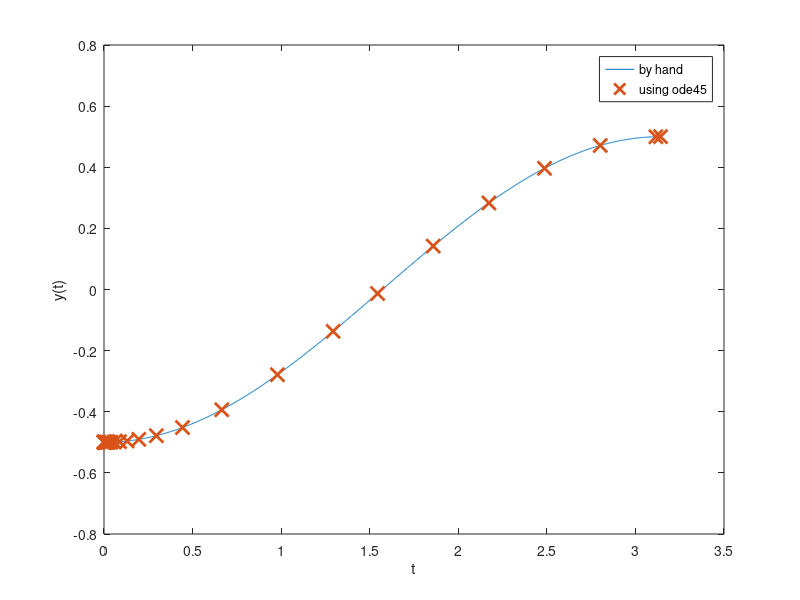

Recreate this plot in MATLAB. (Note: this script raises an error after producing the figure.)
%% Integrator Lab: Solving First Order ODEs in MATLAB and Picard Approximation
% This lab will teach you to numerically solve first order ODEs using a built 
% in MATLAB integrator, |ode45|.  |ode45| is a good, general purpose tool for 
% integrating first order equations (and first order systems). It is not always 
% the right algorithm, but it is usually the right algorithm to try first. This 
% lab will also teach you how to manipulate symbolic functions in MATLAB.
% 
% You will learn how to use the |ode45| routine, how to interpolate between 
% points, and how MATLAB handles data structures. You will also learn how to use 
% MATLAB for exact symbolic calculations and write your own Picard approximation 
% code.
% 
% Opening the m-file lab2.m in the MATLAB editor, step through each part using 
% cell mode to see the results. Compare the output with the PDF, which was generated 
% from this m-file.
% 
% There are eight exercises in this lab that are to be handed in at the end 
% of the lab. Write your solutions in the template, including appropriate descriptions 
% in each step. Save the .m file and submit it online using Quercus.
%% Student Information
% Student Name: Patricia Nadia Krisanti
% 
% Student Number: 1009669404
%% Set up an inline function representation of an ODE and solve it
% MATLAB has many built in routines for solving differential equations of the 
% form
% 
% |y' = f(t,y)|
% 
% We will solve them using |ode45|, a high precision integrator. To do this, 
% we will need to construct an inline function representation of |f|, an initial 
% condition, and specify how far we want MATLAB to integrate the problem. Once 
% we have set these, we pass the information to |ode45| to get the solution.
% 
% For a first example, we will solve the initial value problem
% 
% |y' = y, y(0) = 1|
% 
% which has as its answer |y = e^t|. 

% Set up the right hand side of the ODE as an inline function
f = @(t,y) y; 

% The initial conditions
t0 = 0;
y0 = 1;

% The time we will integrate until
t1 = 2

soln = ode45(f, [t0, t1], y0);
%% Examining the output
% When we execute the |ode45|, it returns a data structure, stored in soln. 
% We can see the pieces of the data structure with a display command:

disp(soln);
%% Understanding the components of the solution data structure
% The most important elements of the data structure are stored in the |x| and 
% |y| components of the structure; these are vectors. Vectors |x| and |y| contain 
% the points at which the numerical approximation to the initial vlaue problem 
% has been computed. In other words, |y(j)| is the approximate value of the solution 
% at |x(j)|.
% 
% *NOTE:* Even though we may be studying a problem like |u(t)| or |y(t)|, MATLAB 
% will always use |x| for the independent variable and |y| for the dependent variable 
% in the data structure.
% 
% Pieces of the data structure can be accessed using a period, as in C/C++ or 
% Java. See the examples below:

% Display the values of |t| at which |y(t)| is approximated
fprintf(' Vector of t values: ');
disp(soln.x);
% Display the the corresponding approximatations of |y(t)|
fprintf(' Vector of y values: ');
disp(soln.y);

% Display the approximation of the solution at the 3rd point:
fprintf(' Third element of the vector of t values: %g\n',soln.x(3));
fprintf(' Third element of the vector of y values: %g\n',soln.y(3));
%% Visualizing and comparing the solution
% We can now visualize the solution at the computed data points and compare 
% with the exact solution.

% Construct the exact solution
tt = linspace(0,2,50);
yy = exp(tt);

% Plot both on the same figure, plotting the approximation with x's
plot(tt, yy, soln.x, soln.y, 'x', 'MarkerSize',10, 'LineWidth', 2);
% NOTE: the MarkerSize and LineWidth are larger than their defaults of 6
% and 1, respectively.  This makes the print out more readable.

% Add a label to the axis and a legend
xlabel('t');
legend('Exact', 'Numerical','Location','Best');
%% Exercise 1
% Objective: Solve an initial value problem and plot both the numerical approximation 
% and the corresponding exact solution.
% 
% Details: Solve the IVP
% 
% |y' = y tan t + sin t, y(0) = -1/2|
% 
% from |t = 0| to |t = pi|.
% 
% Compute the exact solution (by hand), and plot both on the same figure for 
% comparison, as above.
% 
% Your submission should show the construction of the inline function, the use 
% of ode45 to obtain the solution, a construction of the exact solution, and a 
% plot showing both. In the comments, include the exact solution.
% 
% Label your axes and include a legend.

f = @(t,y) y*tan(t)+sin(t);
% The initial conditions
t0 = 0;
y0 = -1/2;

% The time we will integrate until
t1 = pi

sol = ode45(f, [t0, t1], y0);
%plot(sol.x,sol.y)

x=linspace(0,pi,1000)
y=-cos(x)/2
plot(x,y, sol.x, sol.y,'x', 'MarkerSize',10, 'LineWidth', 2 )
xlabel('t')
ylabel('y(t)')
legend('by hand', 'using ode45');
%% Computing an approximation at a specific point
% As you should be able to see by examining |soln.x|, ode45 returns the solution 
% at a number of points between |t0| and |t1|. But sometimes we want to know the 
% solution at some intermediate point.
% 
% To obtain this value, we need to interpolate it in a consistent way. Fortunately, 
% MATLAB provides a convenient function, |deval|, specifically for this.

% Compute the solution at t = .25:
deval(soln, .25)

% Compute the solution at t = 1.6753:
fprintf(' Solution at 1.6753: %g\n', deval(soln, 1.6753));

% Compute the solution at 10 grid points between .45 and 1.65:
tinterp = linspace(.45, 1.65, 10);
deval(soln, tinterp)

% Alternatively:
deval(soln, linspace(.45, 1.65, 10))
%% Exercise 2
% Objective: Interpolate a solution at a number of grid points
% 
% Details: For the solution you computed in exercise 1, use deval to compute 
% the interpolated values at 10 grid points between 2 and 3.

interp=linspace(2,3,10);
deval(sol,interp)
%% Errors, Step Sizes, and Tolerances
% As you may have noticed, in contrast to the IODE software, at no point do 
% we set a step size for our solution. Indeed, the step size is set adaptively 
% to conform to a specified error tolerance. 
% 
% Roughly speaking, given the solution at |(t_j, y_j)|, |ode45| computes two 
% approximations of the solution at |t_{j+1} = t_j + h|; one is of greater accuracy 
% than the other. If the difference is below a specified tolerance, the step is 
% accepted and we continue. Otherwise the step is rejected and the smaller step 
% size, |h|, is used; it is often halved.
% 
% We can compute the global truncation error at each solution point, figure 
% out the maximum error, and visualize this error (on a linear-log scale):

% Compute the exact solution
yexact = exp(soln.x);

% Compute the pointwise error; note the use of MATLAB's vectorization
err = abs(yexact - soln.y);

disp(err);

fprintf('maximum error: %g \n', max(err));

semilogy(soln.x, err, 'LineWidth', 2);
xlabel('t');
ylabel('error');
%% Exercise 3???
% Objective: Examine the error of a solution generated by |ode45|
% 
% Details: For your solution to exercise 1, compute the pointwise error, identify 
% the maximum value of the error, and visualize the error on a linear-log plot 
% (use semilogy to plot the log of the error vs. t). Write in the comments where 
% the error is largest, and give a brief (1-2 sentences) explanation of why it 
% is largest there. Make sure to label your axes.

% exact solution
yex = -cos(sol.x)/2;

% pointwise error
err = abs(yex - sol.y);

disp(err);

fprintf('maximum error: %g \n', max(err));

semilogy(sol.x, err, 'LineWidth', 2);
xlabel('t');
ylabel('error');
%highest error is when t is approximately 1.6, the error is highest in
%t=1.6 because ????
%% Exercise 4???
% Objective: Solve and visualize a nonlinear ode using ode45
% 
% Details: Solve the IVP
% 
% |y' = 1 / y^2 , y(1) = 1|
% 
% from |t=1| to |t=10| using |ode45|. Find the exact solution and compute the 
% maximum pointwise error. Then plot the approximate solution and the exact solution 
% on the same axes.
% 
% Your solution should show the definition of the inline function, the computation 
% of its solution in this interval, the computation of the exact solution at the 
% computed grid points, the computation of the maximum error, and a plot of the 
% exact and approximate solutions.

%Your axes should be appropriately labeled and include a legend.
clear all
f = @(y,t) 1 / y.^2

sol=ode45(f, [1,10],1)
%exact solution
yex=@(x) (3*x).^(1/3)

x=linspace(1,10,100)
plot(x, (3.*x).^(1/3))
%plot(x, yex(x))
plot(sol.x,sol.y)
legend('exact', 'by ODE')
grid on
%% Exercise 5
% Objective: Solve and visualize an ODE that cannot be solved by hand with |ode45|.
% 
% Details: Solve the IVP
% 
% |y' = 1 - t y / 2, y(0) = -1|
% 
% from |t=0| to |t=10|. 
% 
% Your solution should show you defining the inline function, computing the 
% solution in this interval, and plotting it.
% 
% Your axes should be appropriately labeled

f = @(y,t) 1 - (t*y)/ 2

sol=ode45(f, [0,10],-1)
plot(sol.x,sol.y)
xlabel('t');
ylabel('y(t)');

%% Exercise 6 - When things go wrong
% Objective: Solve an ode and explain the warning message
% 
% Details: Solve the IVP:
% 
% |y' = y^3 - t^2, y(0) = 1|
% 
% from |t=0| to |t=1|. 
% 
% Your solution should show you defining the inline function, and computing 
% the solution in this interval.
% 
% If you try to plot the solution, you should find that the solution does not 
% make it all the way to t = 1.
% 
% In the comments explain why MATLAB generates the warning message that you 
% may see, or fails to integrate all the way to t=1. HINT: Try plotting the direction 
% field for this with IODE.

f = @(y,t) y^3 - t^2

sol=ode45(f, [0,1],1)
plot(sol.x,sol.y)
xlabel('t');
ylabel('y(t)');

%% Using symbolic variables to define functions
% We can define symbolic variables to let MATLAB know that these variables will 
% be used for exact computations

% Start by defining the variables as symbolic
syms t s x y

% Define a function by simply writing its expression

f = cos(t)
g = sin(t)
h = exp(2*x)

% We can manipulate these functions

simplify(f^2+g^2)
diff(h)

% We can plot a function defined symbolically using the command |ezplot|.
% Learn about the command |ezplot|:

help ezplot

% Plot the function |f(t)| and |h(x)|

ezplot(f)
ezplot(h)
%% 
% If we try to evaluate the function |f(0)|, we get an error message. 
% 
% The symbolic variables are not meant to be used to evaluate functions, but 
% to manipulate functions, compute derivatives, etc. To evaluate a function using 
% symbolic variables is a little cumbersome:

% We need to substitute the variable by a value:

subs(f,t,pi)
%% 
% This expression means: In the expression |f|, substitute the variable |t| 
% by the number |pi|.

% If we use a value where the cosine does not have a "nice" expression, we
% need to approximate the result:

subs(f,t,2)

% We need to use the command |eval|

eval(subs(f,t,2))
%% Exercise 7
% Objective: Define a function using symbolic variables and manipulate it.
% 
% Details: Define the function |f(x) = sin(x)cos(x)|
% 
% Use MATLAB commands to obtain a simpler form of this function, compute value 
% of this function for |x=pi/4| and |x=1|, and plot its graph.

syms x
a=sin(x)
b=cos(x)
S=simplify(a.*b)
fprintf('at x=pi/4, f(x)=%g',subs(S,x,pi/4))
fprintf('at x=1, f(x)=%g',subs(S,x,1))

ezplot(a*b)
%% Obtaining Picard approximations
% Consider an initial value problem
% 
% |y' = 1 + y| |y(0) = 0|
% 
% First we need to define the variables we will be using

syms t s y;

% We then need to define the function f

f = 1+y % we define it without the @(t,y) because it is a symbolic function

% We set up our initial approximation phi_0 = 0:

phi=[sym(0)]  % we will keep a list with all the approximations

% Set up a loop to get successive approximations using Picard iterations

N=5;

for i = 1:N
    func=subs(f,y,phi(i));    % prepare function to integrate: y -> previous phi
    func=subs(func,t,s);      % variable of integration is s, so we need to change
                              % t -> s
    
    newphi = int(func, s, 0 ,t);   % integrate to find next approximation
    
    phi=cat(2,phi,[newphi]);       % update the list of approximations by adding new phi
end

% Show the last approximation

phi(N+1)

% Plot the approximation just found

picard=ezplot(phi(N+1),[0,5]);
set(picard,'Color','green');         % set the color of the graph to green

% In this case, the exact solution is
%
% |y=e^t-1|
%
% Compare the approximation and the exact solutions

hold on;
exact=ezplot(exp(t)-1,[0,5]);

xlabel('t');
ylabel('y');
title('Picard Approximations');
legend('Picard Approximation', 'Exact Solution','Location','NorthWest');
clear all
%% Exercise 8???
%%
% 
%  Objective: Solve your own Picard Approximation and compare it to the
%  exact solution.
%
%%
% 
%  Details: Consider the IVP
%     | y' = 1+y^2|
%     | y(0) = 1 |
%
%% 
% Find the Picard approximation phi_5. For better efficiency, do not keep all 
% the previous approximations.
% 
% Compute the exact solution (by hand), and plot both on the same figure for 
% comparison, as above.
% 
% Label your axes and include a legend.
% 
% HINT. The initial condition has 1 instead of 0, so the Picard method needs 
% to be adapted.

%{
syms t s y;

% We then need to define the function f

f = 1+y^2 % we define it without the @(t,y) because it is a symbolic function

% We set up our initial approximation phi_0 = 0:

phi_5=[sym(1)];   % we will keep a list with all the approximations

% Set up a loop to get successive approximations using Picard iterations

N=5;

func=subs(f,y,phi_5(i));    % prepare function to integrate: y -> previous phi
func=subs(func,t,s);      % variable of integration is s, so we need to change
                          % t -> s

newphi = 1+ int(func, s, 0 ,t);   % integrate to find next approximation

phi_5=cat(2,phi_5,[newphi]);       % update the list of approximations by adding new phi

% Show the last approximation

phi_5(N+1)

% Plot the approximation just found

picard=ezplot(phi_5(N+1),[0,5]);
set(picard,'Color','green');         % set the color of the graph to green

% In this case, the exact solution is
%
% |y=e^t-1|
%
% Compare the approximation and the exact solutions

hold on;
exact=ezplot(tan(t+pi/4),[0,0.8]); %????

xlabel('t');
ylabel('y');
title('Picard Approximations');
legend('Picard Approximation', 'Exact Solution','Location','NorthWest');
%}